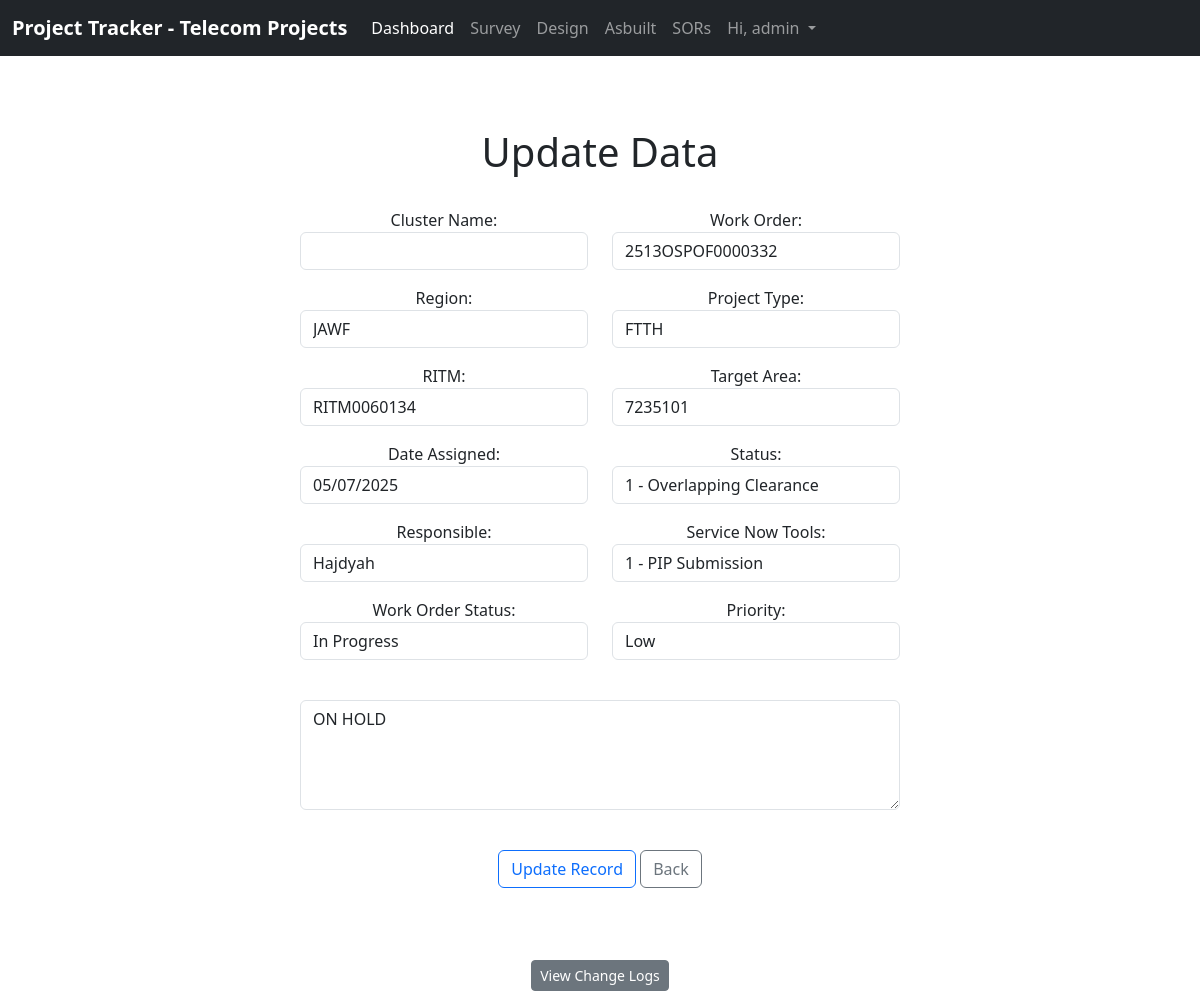
/update_survey_record/485 (signed in), run on the app's committed database.
### website/models.py (models this page shows, shortened)
class survey(models.Model):
    cluster_name = models.CharField(max_length=200, blank=True)
    work_order = models.CharField(max_length=16)
    region = models.CharField(max_length=20, blank=True)
    project_type = models.CharField(max_length=20, blank=True)
    RITM = models.CharField(max_length=11)
    target_area = models.IntegerField(blank=True, null=True)
    date_assigned = models.DateField()
    status = models.CharField(max_length=50)
    responsible = models.CharField(max_length=100)
    tools = models.CharField(max_length=50)
    wo_status = models.CharField(max_length=50)
    priority = models.CharField(max_length=20)
    remarks = models.TextField(blank=True)
    updated_at = models.DateTimeField(auto_now=True)
    updated_by = models.ForeignKey(
        User, on_delete=models.SET_NULL, null=True, blank=True
    )

### website/views.py (the view, shortened to what this page needs)
# urls.py: path('update_survey_record/<int:pk>', views.update_survey_record,
def update_survey_record(request, pk):
    if not request.user.is_authenticated:
        messages.error(request, "You must be logged in to do that.")
        return redirect('home')
    current_record = survey.objects.get(id=pk)
    old_data = current_record.__dict__.copy()
    form = AddSurveyForm(request.POST or None,
                         instance=current_record, is_update=True)
    logs = ActivityLog.objects.filter(
        content_type=ContentType.objects.get_for_model(survey),
        object_id=current_record.id
    ).order_by('-timestamp')
    return render(request, 'update_survey_record.html',
                  {'form': form, 'record': current_record, 'logs': logs})

### website/templates/update_survey_record.html (shortened to what this page needs)
{% extends 'base.html' %}
{% load tz %}
{% block content %}
<div class="col-md-6 offset-md-3 text-center mt-5">
    <h1>Update Data</h1><br>
    <form method="POST" action="">
        <div class="row">
            <div class="col-md-6 mb-3">
                {{ form.cluster_name.label_tag }} {{ form.cluster_name }}
            </div>
            <div class="col-md-6 mb-3">
                {{ form.work_order.label_tag }} {{ form.work_order }}
            </div>
            <div class="col-md-6 mb-3">
                {{ form.region.label_tag }} {{ form.region }}
            </div>
            <div class="col-md-6 mb-3">
                {{ form.project_type.label_tag }} {{ form.project_type }}
            </div>
            <div class="col-md-6 mb-3">
                {{ form.RITM.label_tag }} {{ form.RITM }}
            </div>
            <div class="col-md-6 mb-3">
                {{ form.target_area.label_tag }} {{ form.target_area }}
            </div>
            <div class="col-md-6 mb-3">
                {{ form.date_assigned.label_tag }} {{ form.date_assigned }}
            </div>
            <div class="col-md-6 mb-3">
                {{ form.status.label_tag }} {{ form.status }}
            </div>
            <div class="col-md-6 mb-3">
                {{ form.responsible.label_tag }} {{ form.responsible }}
            </div>
            <div class="col-md-6 mb-3">
                {{ form.tools.label_tag }} {{ form.tools }}
            </div>
            <div class="col-md-6 mb-3">
                {{ form.wo_status.label_tag }} {{ form.wo_status }}
            </div>
            <div class="col-md-6 mb-3">
                {{ form.priority.label_tag }} {{ form.priority }}
            </div>
            <div class="col-md-12 mb-3">
                {{ form.remarks.label_tag }} {{ form.remarks }}
            </div>
        </div>
        <br>
        <button type="submit" class="btn btn-outline-primary">Update Record</button>
        <a class="btn btn-outline-secondary" aria-current="page" href="{% url 'survey' %}">Back</a><br>
    </form>
    <br><br>
    <div class="container mt-4">
        <button class="btn btn-secondary mb-3 btn-sm" type="button" data-bs-toggle="collapse"
            data-bs-target="#activityLogs">
            View Change Logs
        </button>
    </div>
    {% endblock %}

### website/templates/navbar.html (shortened to what this page needs)
<nav class="navbar navbar-expand-lg navbar-dark bg-dark">
    <div class="container-fluid">
        <a class="navbar-brand" href="{% url 'home' %}"><strong>Project Tracker - Telecom Projects</strong></a>
        {% if user.is_authenticated %}
        <div class="collapse navbar-collapse" id="navbarSupportedContent">
            <ul class="navbar-nav me-auto mb-4 mb-lg-0">
                <li class="nav-item">
                    <a class="nav-link active" aria-current="page" href="{% url 'home' %}">Dashboard</a>
                </li>
                <li class="nav-item">
                    <a class="nav-link" href="{% url 'survey' %}">Survey</a>
                </li>
                <li class="nav-item">
                    <a class="nav-link" href="#">Design</a>
                </li>
                <li class="nav-item">
                    <a class="nav-link" href="#">Asbuilt</a>
                </li>
                <li class="nav-item">
                    <a class="nav-link" href="#">SORs</a>
                </li>
                <li class="nav-item dropdown">
                    <a class="nav-link dropdown-toggle" href="#" role="button" data-bs-toggle="dropdown"
                        aria-expanded="false">
                        Hi, {{ user.username }}
                    </a>
                </li>
            </ul>
        </div>
        {% endif %}
    </div>
</nav>

### data on the page
survey: work_order "2513OSPOF0000332", region "JAWF", project_type "FTTH", RITM "RITM0060134", target_area "7235101", date_assigned "05/07/2025", status "1 - Overlapping Clearance", responsible "Hajdyah", tools "1 - PIP Submission", wo_status "In Progress", priority "Low", remarks "ON HOLD"

### other printed values
{{ user.username }} "admin"
